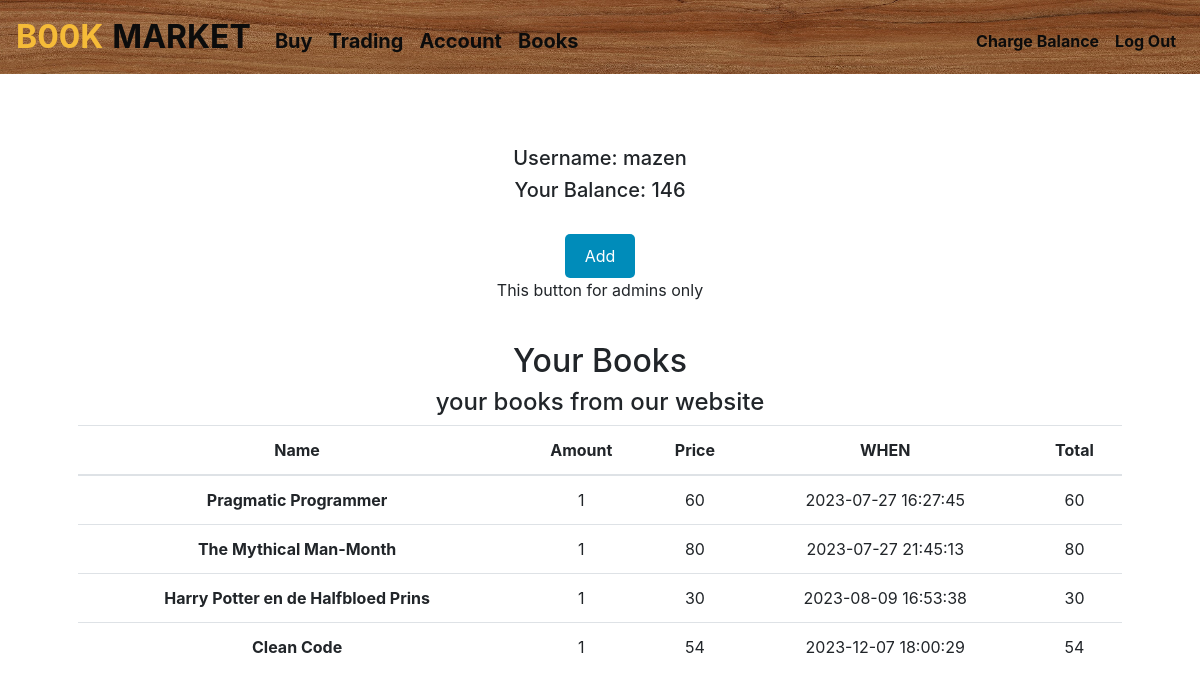
/account (signed in), run on the app's committed database.
### tables this page shows
CREATE TABLE "users"(id INTEGER PRIMARY KEY AUTOINCREMENT, username TEXT NOT NULL,password TEXT NOT NULL,visa TEXT, cash DEFAULT 0, isAdmin INTEGER DEFAULT 0, address TEXT, phone_number TEXT);

CREATE TABLE purchase(user_id INTEGER,bookname TEXT,amount INTEGER,datetime TEXT,bookprice INTEGER,total INTEGER);

### app.py (the view)
@app.route("/account")
@login_required
def account():
    con = sqlite3.connect("trading.db")
    db = con.cursor()
    db.execute("SELECT * FROM users WHERE id=?;", (session["user_id"],))
    columns = [column[0] for column in db.description]
    user = [dict(zip(columns, row)) for row in db.fetchall()]
    db.execute(
            "SELECT * FROM purchase WHERE user_id=?;", (session["user_id"],)
        )
    columns = [column[0] for column in db.description]
    rows = [dict(zip(columns, row)) for row in db.fetchall()]
    con.commit()
    db.close()
    con.close()
    return render_template("account.html", user=user[0], rows=rows)

### app.py (called while the page is built)
def login_required(f):
    @wraps(f)
    def decorated_function(*args, **kwargs):
        if session.get("user_id") is None:
            return redirect("/login")
        return f(*args, **kwargs)
    return decorated_function

@app.after_request
def after_request(response):
    response.headers["Cache-Control"] = "no-cache, no-store, must-revalidate"
    response.headers["Expires"] = 0
    response.headers["Pragma"] = "no-cache"
    return response

### templates/account.html (shortened to what this page needs)
{% extends "layout.html" %}
{% block main %}
<div style="background-color:rgba(255,255,255,0.9)">
    <br>
    <h5>Username: {{user["username"]}}</h5>
    <h5>Your Balance: {{user["cash"]}}</h5>
    <br>
    {% if user["isAdmin"]%}
    <a href="/add" class="buy-button">Add</a>
    <p> This button for admins only</p>
    {% endif %}
    <br>
</div>
<div class="form-group" style="background-color:rgba(255,255,255,0.9)">
    <h2>Your Books</h2>
    <h4>your books from our website</h4>
    <table class="table">
        <thead>
            <tr>
                <th scope="col">Name</th>
                <th scope="col">Amount</th>
                <th scope="col">Price</th>
                <th scope="col">WHEN</th>
                <th scope="col">Total</th>
            </tr>
        </thead>
        <tbody>
            {% for row in rows%}
            <tr>
                <th scope="row">{{row["bookname"]}}</th>
                <td>{{row["amount"]}}</td>
                <td>{{row["bookprice"]}}</td>
                <td>{{row["datetime"]}}</td>
                <td>{{row["total"]}}</td>
            </tr>
            {% endfor %}
        </tbody>
    </table>
</div>
{% endblock %}

### static/styles.css (style rules this page uses)
body { background-image: url("/static/6714.jpg"); background-attachment: scroll; background-size: 300px 1000px; }
.buy-button { display: inline-block; padding: 10px 20px; background-color: #008CBA; color: #fff; text-decoration: none; border-radius: 5px; }

### data on the page
users: username "mazen", cash "146"
purchase: bookname "Pragmatic Programmer", amount "1", bookprice "60", datetime "2023-07-27 16:27:45", total "60"
purchase: bookname "The Mythical Man-Month", amount "1", bookprice "80", datetime "2023-07-27 21:45:13", total "80"
purchase: bookname "Harry Potter en de Halfbloed Prins", amount "1", bookprice "30", datetime "2023-08-09 16:53:38", total "30"
purchase: bookname "Clean Code", amount "1", bookprice "54", datetime "2023-12-07 18:00:29", total "54"
